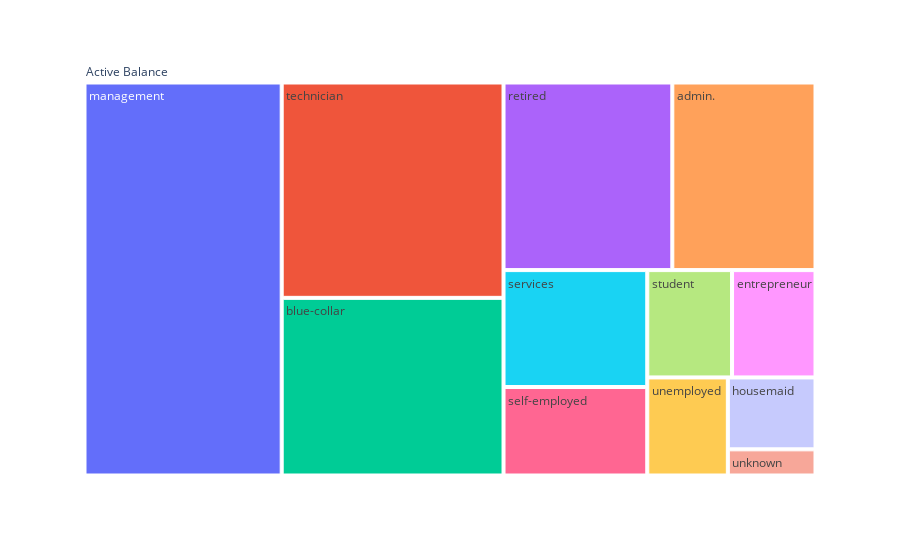

This figure's notebook cell:
### Code cell
sample  = df.rename(columns={"balance":"Active Balance","job":"Occupation"})
fig = px.treemap(sample, path=[px.Constant('Active Balance'),'Occupation'], values='Active Balance',
                   hover_data=['Occupation'])
fig.show()

### Figure 1 — Plotly figure (JSON) as saved in the notebook; plotly's stock layout.template omitted (floating-point values rounded to 4 significant figures)
{"data": [{"branchvalues": "total", "customdata": [["admin."], ["blue-collar"], ["entrepreneur"], ["housemaid"], ["management"], ["retired"], ["self-employed"], ["services"], ["student"], ["technician"], ["unemployed"], ["unknown"], ["(?)"]], "domain": {"x": [0, 1], "y": [0, 1]}, "hovertemplate": "labels=%{label}<br>Active Balance=%{value}<br>parent=%{parent}<br>id=%{id}<br>Occupation=%{customdata[0]}<extra></extra>", "ids": ["Active Balance/admin.", "Active Balance/blue-collar", "Active Balance/entrepreneur", "Active Balance/housemaid", "Active Balance/management", "Active Balance/retired", "Active Balance/self-employed", "Active Balance/services", "Active Balance/student", "Active Balance/technician", "Active Balance/unemployed", "Active Balance/unknown", "Active Balance"], "labels": ["admin.", "blue-collar", "entrepreneur", "housemaid", "management", "retired", "self-employed", "services", "student", "technician", "unemployed", "unknown", "Active Balance"], "name": "", "parents": ["Active Balance", "Active Balance", "Active Balance", "Active Balance", "Active Balance", "Active Balance", "Active Balance", "Active Balance", "Active Balance", "Active Balance", "Active Balance", "Active Balance", ""], "type": "treemap", "values": [1595286, 2340433, 531997, 374328, 4602541, 1880621, 755476, 997921, 540282, 2837125, 469355, 136182, 17061547]}], "layout": {"legend": {"tracegroupgap": 0}, "margin": {"t": 60}}}
